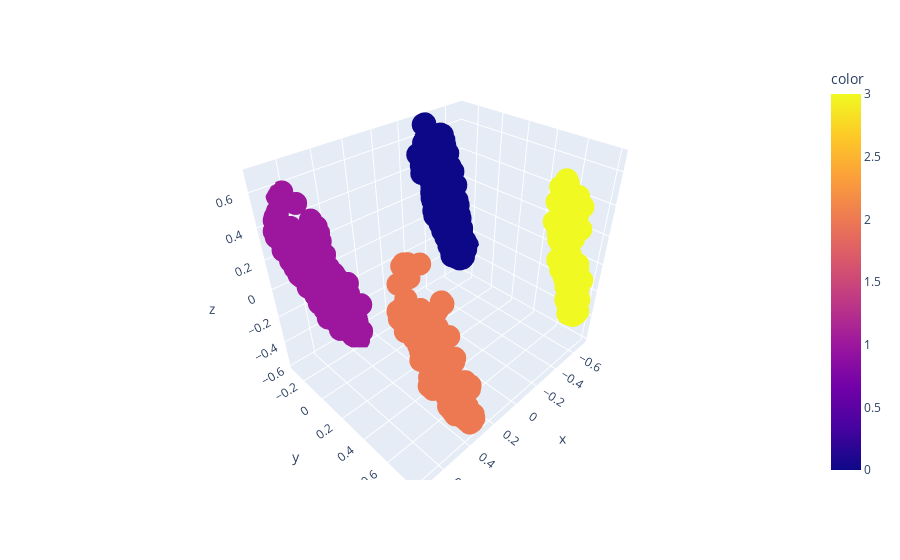

The notebook cell saved with this chart:
### Code cell
import plotly.express as px
fig = px.scatter_3d(df_3d,x="x",y="y",z="z",color=final_model.labels_)
fig.show()

### Figure 1 — Plotly figure (JSON) as saved in the notebook; plotly's stock layout.template omitted (floating-point values rounded to 4 significant figures; data arrays with more than 128 entries replaced by an {"elided": "..."} marker saying what was removed)
{"data": [{"hovertemplate": "x=%{x}<br>y=%{y}<br>z=%{z}<br>color=%{marker.color}<extra></extra>", "legendgroup": "", "marker": {"color": {"elided": "1603 int values"}, "coloraxis": "coloraxis", "symbol": "circle"}, "mode": "markers", "name": "", "scene": "scene", "showlegend": false, "type": "scatter3d", "x": {"elided": "1603 float values"}, "y": {"elided": "1603 float values"}, "z": {"elided": "1603 float values"}}], "layout": {"coloraxis": {"colorbar": {"title": {"text": "color"}}, "colorscale": [[0, "#0d0887"], [0.1111, "#46039f"], [0.2222, "#7201a8"], [0.3333, "#9c179e"], [0.4444, "#bd3786"], [0.5556, "#d8576b"], [0.6667, "#ed7953"], [0.7778, "#fb9f3a"], [0.8889, "#fdca26"], [1, "#f0f921"]]}, "legend": {"tracegroupgap": 0}, "margin": {"t": 60}, "scene": {"domain": {"x": [0, 1], "y": [0, 1]}, "xaxis": {"title": {"text": "x"}}, "yaxis": {"title": {"text": "y"}}, "zaxis": {"title": {"text": "z"}}}}}
